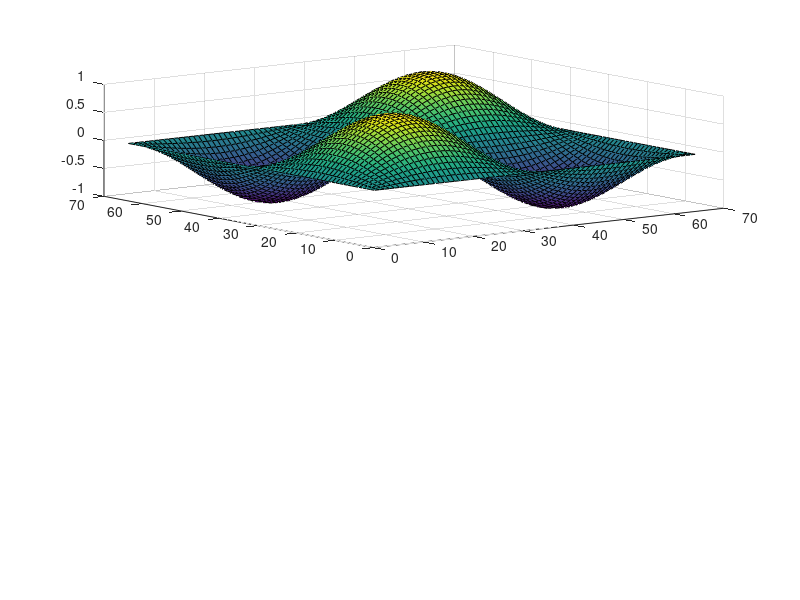

Here is the MATLAB script that generated this plot: (Note: this script raises an error after producing the figure.)
close all
%% Set up the domain and x&y nodes
LX = 1;
LY = 1;


NP = 64;
dx = LX/NP;
xLen = LX*NP+1; yLen = LY*NP+1;
sxp = linspace(0, LX, xLen); syp = linspace(0, LY, yLen);

%% Def rho ICs

w_func = @(x,y) sin(2*pi/LX.*x).*sin(2*pi/LY.*y);

[X,Y]=meshgrid(sxp,syp);
w = w_func(X,Y);


%Plot ICs
subplot(2,1,1);
surf(w);

%% Solve & Plot Streamfunction solution
tic;
Psi = FFT_MethodWtoPsi(w, NP, dx);
toc;
subplot(2,1,2);
surf(Psi);

%{
%Recover the original w by reversing the FFT method, compare to original w
wRecovered = FFT_MethodPsitoW(Psi, NP, dx, xLen, yLen);
subplot(3,1,3);
imagesc(real(wRecovered));
%}
